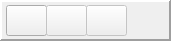
   <widget class="QFrame" name="frame_11">
    <property name="geometry">
     <rect>
      <x>0</x>
      <y>400</y>
      <width>171</width>
      <height>41</height>
     </rect>
    </property>
    <property name="frameShape">
     <enum>QFrame::Panel</enum>
    </property>
    <property name="frameShadow">
     <enum>QFrame::Raised</enum>
    </property>
    <property name="lineWidth">
     <number>2</number>
    </property>
    <widget class="QToolButton" name="openButton">
     <property name="geometry">
      <rect>
       <x>6</x>
       <y>5</y>
       <width>41</width>
       <height>31</height>
      </rect>
     </property>
     <property name="text">
      <string/>
     </property>
     <property name="icon">
      <iconset resource="res.qrc">
       <normaloff>:/controls/open2.png</normaloff>:/controls/open2.png</iconset>
     </property>
     <property name="iconSize">
      <size>
       <width>45</width>
       <height>45</height>
      </size>
     </property>
     <property name="checkable">
      <bool>false</bool>
     </property>
     <property name="autoRaise">
      <bool>false</bool>
     </property>
    </widget>
    <widget class="QToolButton" name="stepButton">
     <property name="enabled">
      <bool>false</bool>
     </property>
     <property name="geometry">
      <rect>
       <x>46</x>
       <y>5</y>
       <width>41</width>
       <height>31</height>
      </rect>
     </property>
     <property name="text">
      <string/>
     </property>
     <property name="icon">
      <iconset resource="res.qrc">
       <normaloff>:/controls/step.png</normaloff>:/controls/step.png</iconset>
     </property>
     <property name="iconSize">
      <size>
       <width>45</width>
       <height>45</height>
      </size>
     </property>
     <property name="checkable">
      <bool>false</bool>
     </property>
     <property name="autoRaise">
      <bool>false</bool>
     </property>
    </widget>
    <widget class="QToolButton" name="forwardButton">
     <property name="enabled">
      <bool>false</bool>
     </property>
     <property name="geometry">
      <rect>
       <x>86</x>
       <y>5</y>
       <width>41</width>
       <height>31</height>
      </rect>
     </property>
     <property name="text">
      <string/>
     </property>
     <property name="icon">
      <iconset resource="res.qrc">
       <normaloff>:/controls/fastforward.png</normaloff>:/controls/fastforward.png</iconset>
     </property>
     <property name="iconSize">
      <size>
       <width>45</width>
       <height>45</height>
      </size>
     </property>
     <property name="checkable">
      <bool>false</bool>
     </property>
     <property name="autoRaise">
      <bool>false</bool>
     </property>
    </widget>
   </widget>
